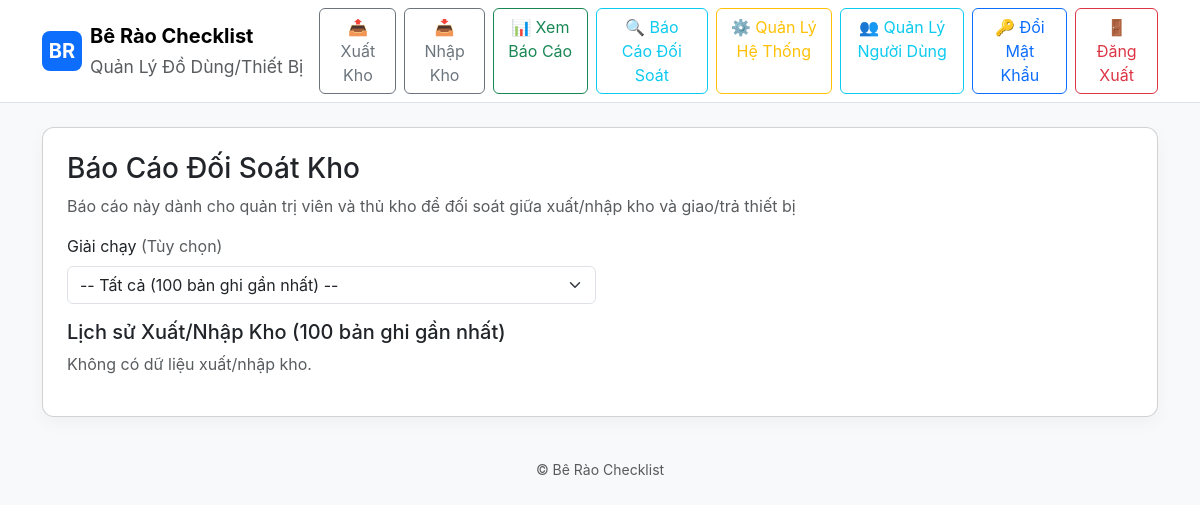
Page /reconciliation_report (signed in) on the earlier database version.
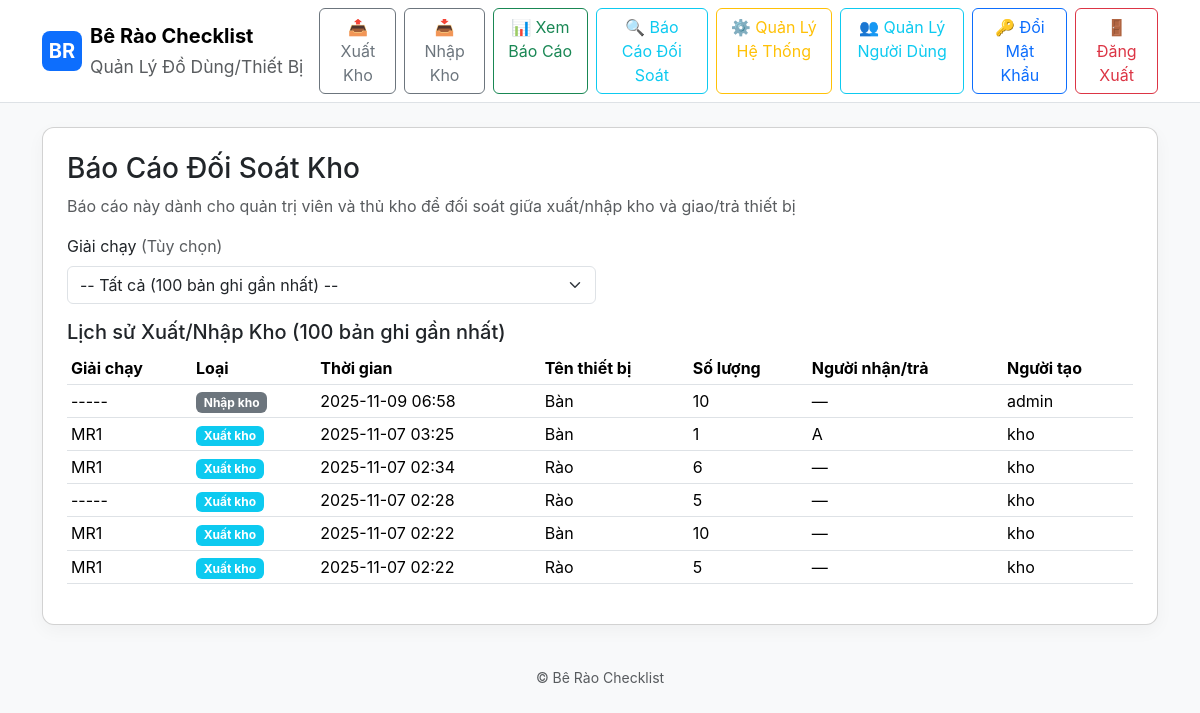
Same page on the later database version.
### models.py (models this page shows)
class StoreReturnRecord(db.Model):
    id = db.Column(db.Integer, primary_key=True)
    marathon_id = db.Column(db.Integer, db.ForeignKey('marathon.id'), nullable=True)
    equipment_id = db.Column(db.Integer, db.ForeignKey('equipment.id'), nullable=False)
    person_name = db.Column(db.String(200))  # Person returning to store
    quantity = db.Column(db.Integer)
    timestamp = db.Column(db.DateTime)
    created_by = db.Column(db.String(100))  # Username of storekeeper

class Equipment(db.Model):
    id = db.Column(db.Integer, primary_key=True)
    name = db.Column(db.String(200), unique=True, nullable=False)
    available_quantity = db.Column(db.Integer, default=0)  # Tồn kho - available inventory

class Marathon(db.Model):
    id = db.Column(db.Integer, primary_key=True)
    name = db.Column(db.String(200), unique=True, nullable=False)

class StoreIssueRecord(db.Model):
    id = db.Column(db.Integer, primary_key=True)
    marathon_id = db.Column(db.Integer, db.ForeignKey('marathon.id'), nullable=True)
    equipment_id = db.Column(db.Integer, db.ForeignKey('equipment.id'), nullable=False)
    person_name = db.Column(db.String(200))  # Person receiving from store
    quantity = db.Column(db.Integer)
    timestamp = db.Column(db.DateTime)
    created_by = db.Column(db.String(100))  # Username of storekeeper

### app.py (the view)
@app.route('/reconciliation_report', methods=['GET'])
@admin_or_storekeeper_required
def reconciliation_report():
    user = get_current_user()
    marathon_id = request.args.get('marathon') or None
    marathons = Marathon.query.order_by(Marathon.name).all()
    equipment_summary = []; store_transactions = []
    from sqlalchemy import func
    equipments = Equipment.query.order_by(Equipment.name).all()
    if marathon_id:
        for eq in equipments:
            store_issued = db.session.query(func.sum(StoreIssueRecord.quantity)).filter(StoreIssueRecord.equipment_id==eq.id, StoreIssueRecord.marathon_id==marathon_id).scalar() or 0
            issued = db.session.query(func.sum(IssueRecord.quantity)).filter(IssueRecord.equipment_id==eq.id, IssueRecord.marathon_id==marathon_id).scalar() or 0
            returned = db.session.query(func.sum(ReturnRecord.quantity)).filter(ReturnRecord.equipment_id==eq.id, ReturnRecord.marathon_id==marathon_id).scalar() or 0
            store_returned = db.session.query(func.sum(StoreReturnRecord.quantity)).filter(StoreReturnRecord.equipment_id==eq.id, StoreReturnRecord.marathon_id==marathon_id).scalar() or 0
            store_vs_issued = store_issued - issued  # Should be 0 if balanced
            returned_vs_store = returned - store_returned  # Should be 0 if balanced
            equipment_summary.append({
                'equipment': eq.name,
                'store_issued': int(store_issued),
                'issued': int(issued),
                'store_vs_issued_diff': int(store_vs_issued),
                'returned': int(returned),
                'store_returned': int(store_returned),
                'returned_vs_store_diff': int(returned_vs_store)
            })
        store_issue_records = StoreIssueRecord.query.filter_by(marathon_id=marathon_id).order_by(StoreIssueRecord.timestamp.desc()).all()
        store_return_records = StoreReturnRecord.query.filter_by(marathon_id=marathon_id).order_by(StoreReturnRecord.timestamp.desc()).all()
        for rec in store_issue_records:
            equipment = Equipment.query.get(rec.equipment_id)
            marathon = Marathon.query.get(rec.marathon_id) if rec.marathon_id else None
            store_transactions.append({
                'type': 'store_issue',
                'timestamp': rec.timestamp,
                'marathon': marathon.name if marathon else '-----',
                'equipment': equipment.name if equipment else None,
                'quantity': rec.quantity,
                'person': rec.person_name,
                'created_by': rec.created_by
            })
        for rec in store_return_records:
            equipment = Equipment.query.get(rec.equipment_id)
            marathon = Marathon.query.get(rec.marathon_id) if rec.marathon_id else None
            store_transactions.append({
                'type': 'store_return',
                'timestamp': rec.timestamp,
                'marathon': marathon.name if marathon else '-----',
                'equipment': equipment.name if equipment else None,
                'quantity': rec.quantity,
                'person': rec.person_name,
                'created_by': rec.created_by
            })
        store_transactions.sort(key=lambda x: x['timestamp'] if x['timestamp'] else datetime.min, reverse=True)
    else:
        store_issue_records = StoreIssueRecord.query.order_by(StoreIssueRecord.timestamp.desc()).limit(100).all()
        store_return_records = StoreReturnRecord.query.order_by(StoreReturnRecord.timestamp.desc()).limit(100).all()
        for rec in store_issue_records:
            equipment = Equipment.query.get(rec.equipment_id)
            marathon = Marathon.query.get(rec.marathon_id) if rec.marathon_id else None
            store_transactions.append({
                'type': 'store_issue',
                'timestamp': rec.timestamp,
                'marathon': marathon.name if marathon else '-----',
                'equipment': equipment.name if equipment else None,
                'quantity': rec.quantity,
                'person': rec.person_name,
                'created_by': rec.created_by
            })
        for rec in store_return_records:
            equipment = Equipment.query.get(rec.equipment_id)
            marathon = Marathon.query.get(rec.marathon_id) if rec.marathon_id else None
            store_transactions.append({
                'type': 'store_return',
                'timestamp': rec.timestamp,
                'marathon': marathon.name if marathon else '-----',
                'equipment': equipment.name if equipment else None,
                'quantity': rec.quantity,
                'person': rec.person_name,
                'created_by': rec.created_by
            })
        store_transactions.sort(key=lambda x: x['timestamp'] if x['timestamp'] else datetime.min, reverse=True)
    return render_template('reconciliation_report.html', marathons=marathons, equipment_summary=equipment_summary,
                         selected_marathon=marathon_id, store_transactions=store_transactions, user=user)

### app.py (called while the page is built)
def admin_or_storekeeper_required(f):
    @wraps(f)
    def decorated_function(*args, **kwargs):
        if not session.get('user_id'):
            flash('Vui lòng đăng nhập để truy cập trang này.', 'warning')
            return redirect(url_for('login'))
        user = User.query.get(session['user_id'])
        if not user or user.role not in ['admin', 'storekeeper']:
            flash('Bạn không có quyền truy cập trang này.', 'danger')
            return redirect(url_for('index'))
        return f(*args, **kwargs)
    return decorated_function

def get_current_user():
    if session.get('user_id'):
        return User.query.get(session['user_id'])
    return None

### templates/reconciliation_report.html (shortened to what the changed rows need)
{% extends "base.html" %}
{% block content %}
<div class="card p-4">
  <h3>Báo Cáo Đối Soát Kho</h3>
  <p class="text-muted">Báo cáo này dành cho quản trị viên và thủ kho để đối soát giữa xuất/nhập kho và giao/trả thiết bị</p>
  <div class="mb-3">
    <div class="row g-2">
    </div>
  </div>
  {% if selected_marathon %}
    <h5>Thống kê Đối Soát</h5>
    <div class="alert alert-info">
      <strong>Giải thích:</strong>
      <ul class="mb-0">
        <li><strong>Xuất kho vs Đã giao:</strong> Chênh lệch = Xuất kho - Đã giao (nên bằng 0)</li>
        <li><strong>Đã trả vs Nhập kho:</strong> Chênh lệch = Đã trả - Nhập kho (nên bằng 0)</li>
      </ul>
    </div>
    <table class="table table-bordered">
      <thead class="table-light">
        <tr>
          <th rowspan="2" class="align-middle">Tên thiết bị</th>
          <th colspan="3" class="text-center bg-primary text-white">Xuất kho vs Đã giao</th>
          <th colspan="3" class="text-center bg-success text-white">Đã trả vs Nhập kho</th>
        </tr>
        <tr>
          <th class="text-center">Xuất kho</th>
          <th class="text-center">Đã giao</th>
          <th class="text-center">Chênh lệch</th>
          <th class="text-center">Đã trả</th>
          <th class="text-center">Nhập kho</th>
          <th class="text-center">Chênh lệch</th>
        </tr>
      </thead>
      <tbody>
        {% for r in equipment_summary %}
        <tr {% if r.store_vs_issued_diff != 0 or r.returned_vs_store_diff != 0 %}class="table-warning"{% endif %}>
          <td>{{ r.equipment }}</td>
          <td class="text-center">{{ r.store_issued }}</td>
          <td class="text-center">{{ r.issued }}</td>
          <td class="text-center">
            {% if r.store_vs_issued_diff == 0 %}
              <span class="badge bg-success">{{ r.store_vs_issued_diff }}</span>
            {% elif r.store_vs_issued_diff > 0 %}
              <span class="badge bg-warning">+{{ r.store_vs_issued_diff }}</span>
            {% else %}
              <span class="badge bg-danger">{{ r.store_vs_issued_diff }}</span>
            {% endif %}
          </td>
          <td class="text-center">{{ r.returned }}</td>
          <td class="text-center">{{ r.store_returned }}</td>
          <td class="text-center">
            {% if r.returned_vs_store_diff == 0 %}
              <span class="badge bg-success">{{ r.returned_vs_store_diff }}</span>
            {% elif r.returned_vs_store_diff > 0 %}
              <span class="badge bg-warning">+{{ r.returned_vs_store_diff }}</span>
            {% else %}
              <span class="badge bg-danger">{{ r.returned_vs_store_diff }}</span>
            {% endif %}
          </td>
        </tr>
        {% endfor %}
      </tbody>
    </table>
    <h5 class="mt-4">Lịch sử Xuất/Nhập Kho</h5>
    {% if store_transactions %}
      <table class="table table-sm">
        <thead>
          <tr>
            <th>Giải chạy</th>
            <th>Loại</th>
            <th>Thời gian</th>
            <th>Tên thiết bị</th>
            <th>Số lượng</th>
            <th>Người nhận/trả</th>
            <th>Người tạo</th>
          </tr>
        </thead>
        <tbody>
          {% for t in store_transactions %}
          <tr>
            <td>{{ t.marathon or '—' }}</td>
            <td>
              {% if t.type == 'store_issue' %}
                <span class="badge bg-info">Xuất kho</span>
              {% elif t.type == 'store_return' %}
                <span class="badge bg-secondary">Nhập kho</span>
              {% endif %}
            </td>
            <td>{{ t.timestamp.strftime('%Y-%m-%d %H:%M') if t.timestamp else '—' }}</td>
            <td>{{ t.equipment or '—' }}</td>
            <td>{{ t.quantity }}</td>
            <td>{{ t.person or '—' }}</td>
            <td>{{ t.created_by or '—' }}</td>
          </tr>
          {% endfor %}
        </tbody>
      </table>
    {% else %}
      <p class="text-muted">Không có dữ liệu xuất/nhập kho.</p>
    {% endif %}
  {% else %}
    <h5>Lịch sử Xuất/Nhập Kho (100 bản ghi gần nhất)</h5>
    {% if store_transactions %}
      <table class="table table-sm">
        <thead>
          <tr>
            <th>Giải chạy</th>
            <th>Loại</th>
            <th>Thời gian</th>
            <th>Tên thiết bị</th>
            <th>Số lượng</th>
            <th>Người nhận/trả</th>
            <th>Người tạo</th>
          </tr>
        </thead>
        <tbody>
          {% for t in store_transactions %}
          <tr>
            <td>{{ t.marathon or '—' }}</td>
            <td>
              {% if t.type == 'store_issue' %}
                <span class="badge bg-info">Xuất kho</span>
              {% elif t.type == 'store_return' %}
                <span class="badge bg-secondary">Nhập kho</span>
              {% endif %}
            </td>
            <td>{{ t.timestamp.strftime('%Y-%m-%d %H:%M') if t.timestamp else '—' }}</td>
            <td>{{ t.equipment or '—' }}</td>
            <td>{{ t.quantity }}</td>
            <td>{{ t.person or '—' }}</td>
            <td>{{ t.created_by or '—' }}</td>
          </tr>
          {% endfor %}
        </tbody>
      </table>
    {% else %}
      <p class="text-muted">Không có dữ liệu xuất/nhập kho.</p>
    {% endif %}
  {% endif %}
</div>
{% endblock %}

Differences in the rows shown:
added StoreReturnRecord: timestamp "2025-11-09 06:58", created_by "admin"
now on this page (row edited): Equipment: name "Bàn" "Bàn" "Bàn"
now on this page (row unchanged): Marathon: name "MR1" "MR1" "MR1" "MR1"
added StoreIssueRecord: timestamp "2025-11-07 03:25", created_by "kho"
added StoreIssueRecord: timestamp "2025-11-07 02:34", created_by "kho"
now on this page (row edited): Equipment: name "Rào" "Rào" "Rào"
added StoreIssueRecord: timestamp "2025-11-07 02:28", created_by "kho"
added StoreIssueRecord: timestamp "2025-11-07 02:22", created_by "kho"
added StoreIssueRecord: timestamp "2025-11-07 02:22", created_by "kho"
Other differences:
text no longer shown: "Không có dữ liệu xuất/nhập kho."
text now shown: "Giải chạy Loại Thời gian Tên thiết bị Số lượng Người nhận/trả Người tạo"
new list line: "----- Nhập kho 10 —"
new list line: "Xuất kho 1 A"
new list line: "Xuất kho 6 —"
new list line: "----- Xuất kho 5 —"
new list line: "Xuất kho 10 —"
new list line: "Xuất kho 5 —"
